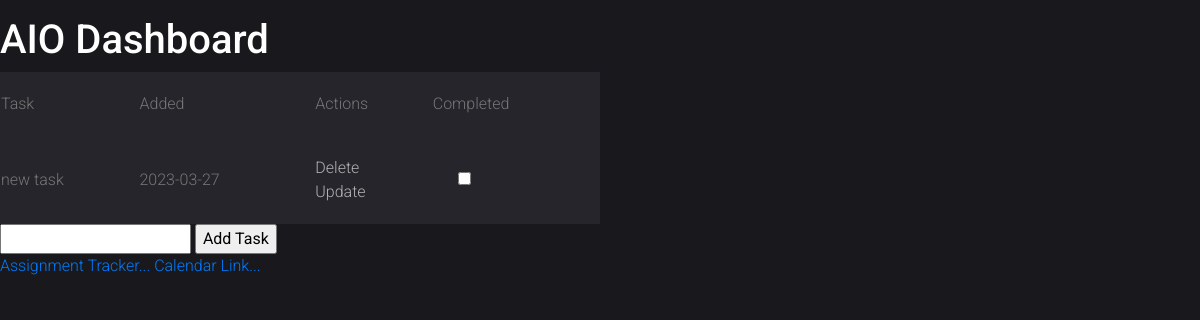
Before: / with the older database file.
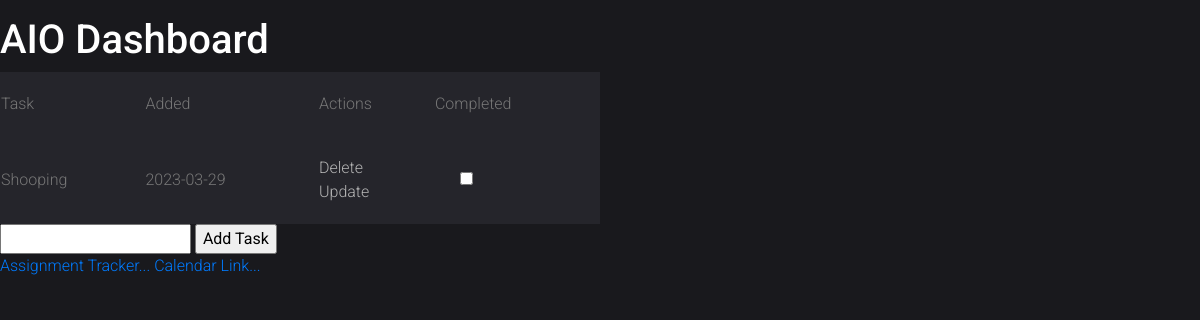
After: the same page with the newer database file.
### src/Models/models.py (models this page shows, shortened)
class Todo(db.Model):
    id = db.Column(db.Integer, primary_key = True)
    content = db.Column(db.String(200), nullable = False)
    completed = db.Column(db.Integer, default = 0)
    date_created = db.Column(db.DateTime, default = datetime.utcnow)

### app.py (the view)
@app.route('/', methods = ['POST', 'GET'])
def index():
    if request.method == "POST":
        task_content = request.form['content']
        new_Task = Todo(content=task_content)
        try:
            db.session.add(new_Task)
            db.session.commit()
            return redirect('/')
        except:
            return "There was an issue adding your task"
    else:
        tasks = Todo.query.order_by(desc(Todo.date_created)).all()
        return render_template("dashboard.html", tasks=tasks)

### templates/dashboard.html (shortened to what this page needs)
{% extends "base.html" %}
{% block head %}
<link href="../static/css/main.css" rel="stylesheet" />
<link rel="stylesheet" href="../static/css-table-18/fonts/icomoon/style.css">
<link rel="stylesheet" href="../static/css-table-18/css/owl.carousel.min.css">
<link rel="stylesheet" href="../static/css-table-18/css/bootstrap.min.css">
<link rel="stylesheet" href="../static/css-table-18/css/style.css">
{% endblock %}
{% block body %}
<div class = "content">
    <h1 style="color:white">AIO Dashboard</h1>
    <table class="custom-table">
        <tr scope="row">
            <th scope="col">Task</th>
            <th scope="col">Added</th>
            <th scope="col">Actions</th>
            <th scope="col">Completed</th>
        </tr>
        {% for task in tasks %}
            <tr scope="row">
                <td>{{ task.content }}</td>
                <td>{{ task.date_created.date() }}</td>
                <td>
                    <a href="/delete/{{task.id}}">Delete</a>
                    <br>
                    <a href="/update/{{task.id}}">Update</a>
                </td>
                <td>
                    <form action = "/checkbox/{{task.id}}", method = "POST" >
                        {% if task.completed == true%}
                        <tab></tab>
                        <input type = "checkbox" name = "Check" class = "Check" onChange="this.form.submit()" checked>
                        {%- elif task.completed == false -%}
                        <input type = "checkbox" name = "Check" class = "Check" onChange="this.form.submit()">
                        {%- endif %}
                    </form>
                </td>
            </tr>
        {% endfor %}
    </table>
    <form action = "/" method = "POST">
        <input type="text"  name="content" id = "content">
        <input type="submit" value="Add Task">
    </form>
    <a href="/assignments">Assignment Tracker...</a>
    <a href="/calendar">Calendar Link...</a>
</div>
{% endblock %}

### templates/base.html (shortened to what this page needs)
<!DOCTYPE html>
<html lang="en">
<head>
    <link rel = "stylesheet" href = "{{ url_for('static', filename='css/main.css') }}">
    {% block head %}{% endblock %}
</head>
<body>
    {% block body %}{% endblock %}
</body>
</html>

### static/css/main.css (style rules this page uses)
body { margin: 0; font-family: sans-serif; }

### static/css-table-18/css/style.css (style rules this page uses)
body { font-family: "Roboto", -apple-system, BlinkMacSystemFont, "Segoe UI", Roboto, "Helvetica Neue", Arial, "Noto Sans", sans-serif, "Apple Color Emoji", "Segoe UI Emoji", "Segoe UI Symbol", "Noto Color Emoji"; background-color: #19191d; font-weight: 300; }
h1, h2, h3, h4, h5, h6, .h1, .h2, .h3, .h4, .h5, .h6 { font-family: "Roboto", -apple-system, BlinkMacSystemFont, "Segoe UI", Roboto, "Helvetica Neue", Arial, "Noto Sans", sans-serif, "Apple Color Emoji", "Segoe UI Emoji", "Segoe UI Symbol", "Noto Color Emoji"; }
a { -webkit-transition: .3s all ease; -o-transition: .3s all ease; transition: .3s all ease; }
a, a:hover { text-decoration: none !important; }
.content { padding: 1rem 0; }
.custom-table { min-width: 600px; }
.custom-table tbody th, .custom-table tbody td { color: #777; font-weight: 400; padding-bottom: 20px; padding-top: 20px; font-weight: 300; }
.custom-table tbody tr:not(.spacer) { border-radius: 7px; overflow: hidden; -webkit-transition: .3s all ease; -o-transition: .3s all ease; transition: .3s all ease; }
.custom-table tbody tr th, .custom-table tbody tr td { background: #25252b; border: none; -webkit-transition: .3s all ease; -o-transition: .3s all ease; transition: .3s all ease; }
.custom-table tbody tr th a, .custom-table tbody tr td a { color: #b3b3b3; }
.custom-table tbody tr th:first-child, .custom-table tbody tr td:first-child { border-top-left-radius: 0px; border-bottom-left-radius: 0px; }
.custom-table tbody tr th:last-child, .custom-table tbody tr td:last-child { border-top-right-radius: 0px; border-bottom-right-radius: 0px; }
.Check { margin-left: 25px; }

Changed rows visible on the page:
removed Todo: content "new task", date_created "2023-03-27"
added Todo: content "Shooping", date_created "2023-03-29"
